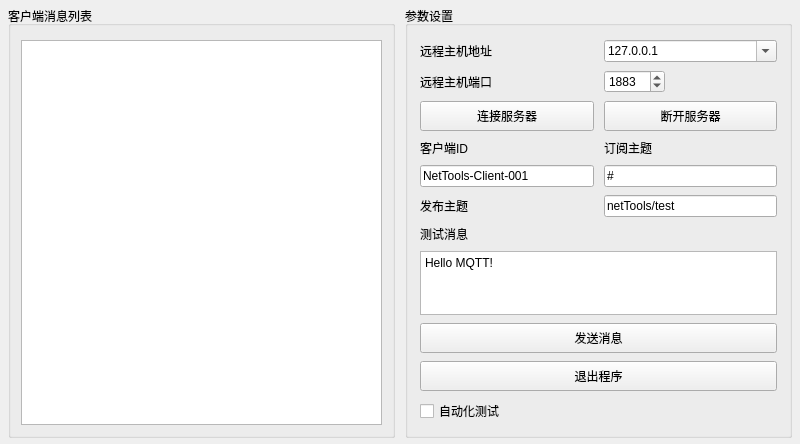
<?xml version="1.0" encoding="UTF-8"?>
<ui version="4.0">
 <class>FormMqttClient</class>
 <widget class="QWidget" name="FormMqttClient">
  <property name="geometry">
   <rect>
    <x>0</x>
    <y>0</y>
    <width>800</width>
    <height>444</height>
   </rect>
  </property>
  <property name="windowTitle">
   <string>Form</string>
  </property>
  <layout class="QHBoxLayout" name="horizontalLayout">
   <property name="spacing">
    <number>10</number>
   </property>
   <property name="leftMargin">
    <number>8</number>
   </property>
   <property name="topMargin">
    <number>6</number>
   </property>
   <property name="rightMargin">
    <number>8</number>
   </property>
   <property name="bottomMargin">
    <number>6</number>
   </property>
   <item>
    <widget class="QGroupBox" name="groupBox">
     <property name="title">
      <string>客户端消息列表</string>
     </property>
     <layout class="QVBoxLayout" name="verticalLayout">
      <property name="leftMargin">
       <number>10</number>
      </property>
      <property name="topMargin">
       <number>14</number>
      </property>
      <property name="rightMargin">
       <number>10</number>
      </property>
      <property name="bottomMargin">
       <number>10</number>
      </property>
      <item>
       <widget class="QPlainTextEdit" name="plainTextEdit_MQTTClientMsg">
        <property name="readOnly">
         <bool>true</bool>
        </property>
       </widget>
      </item>
     </layout>
    </widget>
   </item>
   <item>
    <widget class="QGroupBox" name="groupBox_3">
     <property name="minimumSize">
      <size>
       <width>360</width>
       <height>0</height>
      </size>
     </property>
     <property name="title">
      <string>参数设置</string>
     </property>
     <layout class="QGridLayout" name="gridLayout_3">
      <property name="leftMargin">
       <number>12</number>
      </property>
      <property name="topMargin">
       <number>14</number>
      </property>
      <property name="rightMargin">
       <number>12</number>
      </property>
      <property name="bottomMargin">
       <number>12</number>
      </property>
      <property name="horizontalSpacing">
       <number>10</number>
      </property>
      <property name="verticalSpacing">
       <number>8</number>
      </property>
      <item row="0" column="0">
       <widget class="QLabel" name="label">
        <property name="text">
         <string>远程主机地址</string>
        </property>
       </widget>
      </item>
      <item row="0" column="1">
       <widget class="QComboBox" name="comboBox_MQTTClientIP">
        <property name="editable">
         <bool>true</bool>
        </property>
        <item>
         <property name="text">
          <string>127.0.0.1</string>
         </property>
        </item>
       </widget>
      </item>
      <item row="1" column="0">
       <widget class="QLabel" name="labelPort">
        <property name="text">
         <string>远程主机端口</string>
        </property>
       </widget>
      </item>
      <item row="1" column="1" alignment="Qt::AlignLeft">
       <widget class="QSpinBox" name="spinBox_MQTTClientPort">
        <property name="maximumSize">
         <size>
          <width>120</width>
          <height>16777215</height>
         </size>
        </property>
        <property name="maximum">
         <number>65535</number>
        </property>
        <property name="value">
         <number>1883</number>
        </property>
       </widget>
      </item>
      <item row="2" column="0" colspan="2">
       <layout class="QHBoxLayout" name="horizontalLayout_2">
        <property name="spacing">
         <number>10</number>
        </property>
        <item>
         <widget class="QPushButton" name="pushButton_MQTTClientConnect">
          <property name="minimumSize">
           <size>
            <width>0</width>
            <height>30</height>
           </size>
          </property>
          <property name="text">
           <string>连接服务器</string>
          </property>
         </widget>
        </item>
        <item>
         <widget class="QPushButton" name="pushButton_MQTTClientDisconnect">
          <property name="minimumSize">
           <size>
            <width>0</width>
            <height>30</height>
           </size>
          </property>
          <property name="text">
           <string>断开服务器</string>
          </property>
         </widget>
        </item>
       </layout>
      </item>
      <item row="3" column="0">
       <widget class="QLabel" name="label_3">
        <property name="text">
         <string>客户端ID</string>
        </property>
       </widget>
      </item>
      <item row="3" column="1">
       <widget class="QLabel" name="label_4">
        <property name="text">
         <string>订阅主题</string>
        </property>
       </widget>
      </item>
      <item row="4" column="0">
       <widget class="QLineEdit" name="lineEdit_MQTTClientClientId">
        <property name="text">
         <string>NetTools-Client-001</string>
        </property>
       </widget>
      </item>
      <item row="4" column="1">
       <widget class="QLineEdit" name="lineEdit_MQTTClientSubTopic">
        <property name="text">
         <string>#</string>
        </property>
       </widget>
      </item>
      <item row="5" column="0">
       <widget class="QLabel" name="labelTopic">
        <property name="text">
         <string>发布主题</string>
        </property>
       </widget>
      </item>
      <item row="5" column="1">
       <widget class="QLineEdit" name="lineEdit_MQTTClientPubTopic">
        <property name="text">
         <string>netTools/test</string>
        </property>
       </widget>
      </item>
      <item row="6" column="0" colspan="2">
       <widget class="QLabel" name="label_2">
        <property name="text">
         <string>测试消息</string>
        </property>
       </widget>
      </item>
      <item row="7" column="0" colspan="2">
       <widget class="QPlainTextEdit" name="plainTextEdit_MQTTClientSendData">
        <property name="minimumSize">
         <size>
          <width>0</width>
          <height>50</height>
         </size>
        </property>
        <property name="plainText">
         <string>Hello MQTT!</string>
        </property>
       </widget>
      </item>
      <item row="8" column="0" colspan="2">
       <widget class="QPushButton" name="pushButton_MQTTClientSendMsg">
        <property name="minimumSize">
         <size>
          <width>0</width>
          <height>30</height>
         </size>
        </property>
        <property name="text">
         <string>发送消息</string>
        </property>
       </widget>
      </item>
      <item row="9" column="0" colspan="2">
       <widget class="QPushButton" name="pushButton_MQTTClientClose">
        <property name="minimumSize">
         <size>
          <width>0</width>
          <height>30</height>
         </size>
        </property>
        <property name="text">
         <string>退出程序</string>
        </property>
       </widget>
      </item>
      <item row="10" column="0" colspan="2">
       <widget class="QCheckBox" name="checkBox_MQTTClientAutoTesting">
        <property name="text">
         <string>自动化测试</string>
        </property>
       </widget>
      </item>
     </layout>
    </widget>
   </item>
  </layout>
 </widget>
 <connections/>
</ui>
